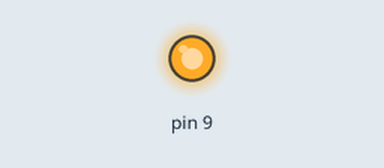
This sketch was run on a simulated Arduino Uno, built with avr-gcc and run on an emulated ATmega328P. On the bench: output pins drawn as LEDs (lit = HIGH).

Above: at 0.1 s.
Timing chart, 0 to 1.6 s (numbered marks = the images above):
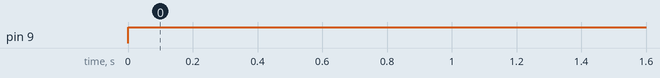

Measured:
- by itself, pin 9: LOW → HIGH at 0.00 s

The sketch:

Light_up_an_LED_using_Arduino_UNO.ino
```cpp
//
void setup()
{
pinMode(9, OUTPUT);
}
void loop()
{
digitalWrite(9, HIGH);
delay(1000); // wait for 1000 millisecond(s)
}
```
